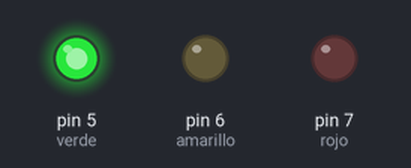
A sketch run on a simulated Arduino Uno, built with avr-gcc and run on an emulated ATmega328P. Parts: output pins drawn as LEDs (lit = HIGH).

Above: at 1.0 s.
At 2.2 s:
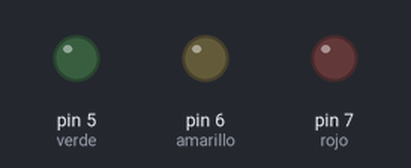
At 4.5 s:
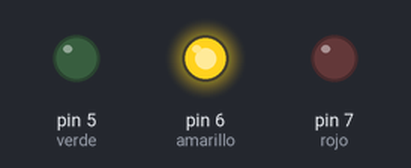
At 6.5 s:
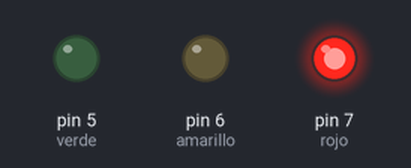
Timing chart, 0 to 10.4 s (numbered marks = the images above):
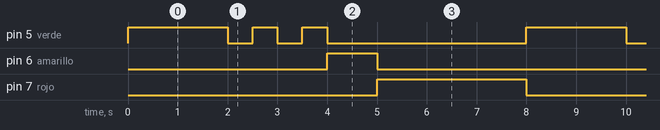

The sketch:

Semaforo_parpadeo.ino
```cpp
int verde = 5;
int amarillo = 6;
int rojo = 7;

void setup() {
  pinMode(verde,OUTPUT); //Declara el pin verde como un pin que da información
  pinMode(amarillo,OUTPUT); //Declara el pin amarillo como un pin que da información
  pinMode(rojo,OUTPUT); //Declara el pin rojo como un pin que da información
}

void loop() {
  digitalWrite(verde,HIGH); //Enciende el pin verde
  delay(2000); //Espera 2 segundos
  digitalWrite(verde,LOW); //Apaga el pin verde
  delay(500); //Espera medio segundos
  digitalWrite(verde,HIGH); //Enciende el pin verde
  delay(500); //Espera medio segundos
  digitalWrite(verde,LOW); //Apaga el pin verde
  delay(500); //Espera medio segundos
  digitalWrite(verde,HIGH); //Enciende el pin verde
  delay(500); //Espera medio segundos

  digitalWrite(verde,LOW); //Apaga el pin verde
  digitalWrite(amarillo,HIGH); //Enciende el pin amarillo
  delay(1000); //Espera 1 segundos

  digitalWrite(amarillo,LOW); //Apaga el pin amarillo
  digitalWrite(rojo,HIGH); //Enciende el pin rojo
  delay(3000); //Espera 3 segundos

  digitalWrite(rojo,LOW); //Apaga el pin rojo
}
```

Measured:
- by itself, pin 5 (verde): repeats every 8.0 s: 2 × (LOW 0.50 s, HIGH 0.50 s), LOW 4.0 s, HIGH 2.0 s
- by itself, pin 6 (amarillo): alternates HIGH for 1.0 s and LOW for 7.0 s
- by itself, pin 7 (rojo): alternates HIGH for 3.0 s and LOW for 5.0 s
